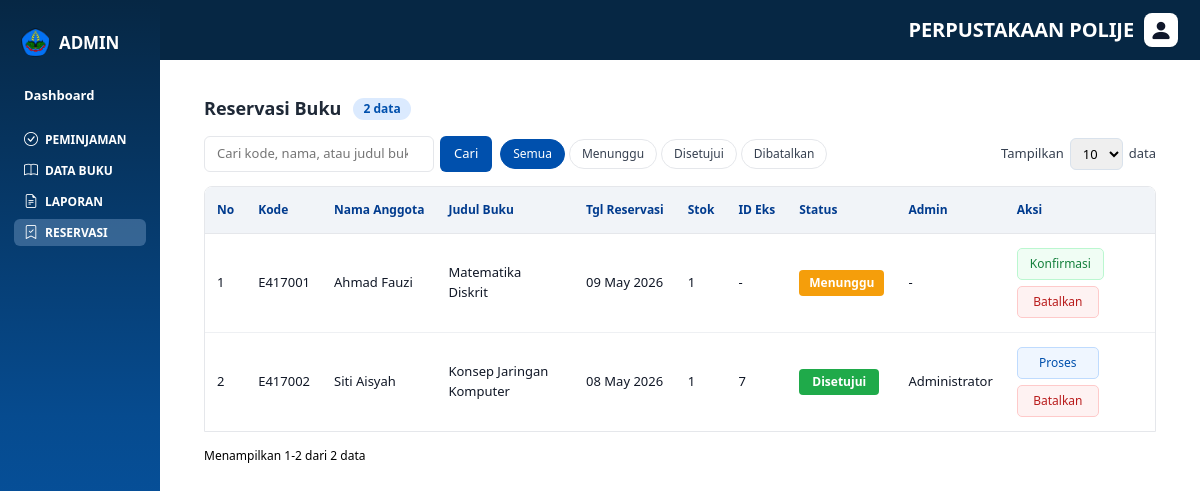
Page /admin/index.php?menu=reservasi on the committed database.
### tables this page shows
CREATE TABLE buku (
    id_buku INT AUTO_INCREMENT PRIMARY KEY,
    isbn VARCHAR(20) DEFAULT NULL UNIQUE,
    judul VARCHAR(255) NOT NULL,
    penulis VARCHAR(255) NOT NULL,
    penerbit VARCHAR(255) NOT NULL,
    tahun_terbit YEAR NOT NULL,
    copy INT NOT NULL DEFAULT 0,
    id_kategori INT NOT NULL,
    cover VARCHAR(255) DEFAULT NULL,
    stok_tersedia INT NOT NULL DEFAULT 0,
    status ENUM('aktif', 'nonaktif') NOT NULL DEFAULT 'aktif',
    created_at TIMESTAMP NULL DEFAULT CURRENT_TIMESTAMP,
    updated_at TIMESTAMP NULL DEFAULT CURRENT_TIMESTAMP ON UPDATE CURRENT_TIMESTAMP,
    FOREIGN KEY (id_kategori) REFERENCES kategori(id_kategori)
        ON UPDATE CASCADE
        ON DELETE RESTRICT
);

CREATE TABLE reservasi (
    id_reservasi INT AUTO_INCREMENT PRIMARY KEY,
    id_anggota INT NOT NULL,
    id_admin INT DEFAULT NULL,
    id_buku INT NOT NULL,
    id_eksemplar INT DEFAULT NULL,
    tanggal_reservasi DATE NOT NULL,
    status ENUM('menunggu', 'disetujui', 'dibatalkan', 'selesai') NOT NULL DEFAULT 'menunggu',
    created_at TIMESTAMP NULL DEFAULT CURRENT_TIMESTAMP,
    updated_at TIMESTAMP NULL DEFAULT CURRENT_TIMESTAMP ON UPDATE CURRENT_TIMESTAMP,
    FOREIGN KEY (id_anggota) REFERENCES anggota(id_anggota)
        ON UPDATE CASCADE
        ON DELETE RESTRICT,
    FOREIGN KEY (id_admin) REFERENCES admin(id_admin)
        ON UPDATE CASCADE
        ON DELETE SET NULL,
    FOREIGN KEY (id_buku) REFERENCES buku(id_buku)
        ON UPDATE CASCADE
        ON DELETE RESTRICT,
    FOREIGN KEY (id_eksemplar) REFERENCES eksemplar(id_eksemplar)
        ON UPDATE CASCADE
        ON DELETE RESTRICT
);

CREATE TABLE anggota (
    id_anggota INT AUTO_INCREMENT PRIMARY KEY,
    nim VARCHAR(20) NOT NULL UNIQUE,
    nama VARCHAR(100) NOT NULL,
    jurusan VARCHAR(100) NOT NULL DEFAULT '-',
    total_denda INT NOT NULL DEFAULT 0,
    nama_anggota VARCHAR(100) DEFAULT NULL,
    email VARCHAR(100) NOT NULL UNIQUE,
    password VARCHAR(255) NOT NULL,
    no_telepon VARCHAR(20) DEFAULT NULL,
    alamat TEXT DEFAULT NULL,
    status ENUM('aktif', 'nonaktif') NOT NULL DEFAULT 'aktif',
    created_at TIMESTAMP NULL DEFAULT CURRENT_TIMESTAMP,
    updated_at TIMESTAMP NULL DEFAULT CURRENT_TIMESTAMP ON UPDATE CURRENT_TIMESTAMP
);

CREATE TABLE eksemplar (
    id_eksemplar INT AUTO_INCREMENT PRIMARY KEY,
    id_buku INT NOT NULL,
    status ENUM('tersedia', 'direservasi', 'dipinjam', 'rusak', 'hilang', 'nonaktif') NOT NULL DEFAULT 'tersedia',
    created_at TIMESTAMP NULL DEFAULT CURRENT_TIMESTAMP,
    updated_at TIMESTAMP NULL DEFAULT CURRENT_TIMESTAMP ON UPDATE CURRENT_TIMESTAMP,
    FOREIGN KEY (id_buku) REFERENCES buku(id_buku)
        ON UPDATE CASCADE
        ON DELETE CASCADE
);

### models/Reservasi.php (called while the page is built, shortened)
<?php
class Reservasi
{
    private mysqli $conn;
    public function __construct(mysqli $conn)
    {
        $this->conn = $conn;
    }
    private function fetchAllFromStmt(mysqli_stmt $stmt): array
    {
        $rows = [];
        $meta = $stmt->result_metadata();
        $row = [];
        $bind = [];
        while ($field = $meta->fetch_field()) {
            $row[$field->name] = null;
            $bind[] = &$row[$field->name];
        }
        call_user_func_array([$stmt, 'bind_result'], $bind);
        while ($stmt->fetch()) {
            $rows[] = array_map(fn($value) => $value, $row);
        }
        return $rows;
    }
    public function getAll(string $search = '', string $filterStatus = ''): array
    {
        $sql = 'SELECT
                    r.id_reservasi,
                    r.tanggal_reservasi,
                    r.status,
                   e.id_eksemplar,
                    a.id_anggota,
                    a.nim,
                    a.nama as nama_anggota,
                    b.id_buku,
                    b.judul AS judul_buku,
                    b.stok_tersedia,
                    e.status AS status_eksemplar,
                    adm.nama as nama_admin
                FROM reservasi r
                JOIN anggota a ON r.id_anggota = a.id_anggota
                JOIN buku    b ON r.id_buku    = b.id_buku
              LEFT JOIN eksemplar e ON r.id_eksemplar = e.id_eksemplar
              LEFT JOIN admin adm ON r.id_admin = adm.id_admin
              WHERE 1=1';
        $types  = '';
        $sql .= ' ORDER BY r.created_at DESC';
        $stmt = $this->conn->prepare($sql);
        $stmt->execute();
        $data = [];
        foreach ($this->fetchAllFromStmt($stmt) as $row) {
            $row['kode_anggota'] = $row['nim'];
            $data[] = $row;
        }
        return $data;
    }
    public static function perPageOptions(): array { return [5, 10, 15, 20]; }
    public static function paginationItems(int $currentPage, int $totalPages): array
    {
        $items = [];
        $last  = false;
        for ($i = 1; $i <= $totalPages; $i++) {
            if ($i === 1 || $i === $totalPages || abs($i - $currentPage) <= 1) {
                $items[] = $i;
                $last    = false;
            } elseif (!$last) {
                $items[] = '...';
                $last    = true;
            }
        }
        return $items;
    }
}

### controllers/ReservasiController.php (called while the page is built, shortened)
<?php
require_once __DIR__ . '/../config/database.php';
require_once __DIR__ . '/../models/Reservasi.php';
class ReservasiController
{
    private static function getConn(): mysqli
    {
        static $conn = null;
        if ($conn === null) {
            $db   = new Database();
            $conn = $db->getConnection();
        }
        return $conn;
    }
    private static function model(): Reservasi
    {
        static $model = null;
        if ($model === null) {
            $model = new Reservasi(self::getConn());
        }
        return $model;
    }
    public static function index(): array
    {
        $search       = trim($_GET['q'] ?? '');
        $filterStatus = trim($_GET['status'] ?? '');
        $perPage      = Reservasi::normalizePerPage($_GET['per_page'] ?? 10);
        $dataReservasi = self::model()->getAll($search, $filterStatus);
        $totalData   = count($dataReservasi);
        $totalPages  = max(1, (int) ceil($totalData / $perPage));
        $currentPage = min(max(1, (int) ($_GET['page'] ?? 1)), $totalPages);
        $offset      = ($currentPage - 1) * $perPage;
        $flashMessage = $_SESSION['reservasi_flash_message'] ?? '';
        $flashType = $_SESSION['reservasi_flash_type'] ?? '';
        return [
            'dataReservasi'   => $dataReservasi,
            'pageData'        => array_slice($dataReservasi, $offset, $perPage),
            'flashMessage'    => $flashMessage,
            'flashType'       => $flashType,
            'search'          => $search,
            'filterStatus'    => $filterStatus,
            'perPage'         => $perPage,
            'totalData'       => $totalData,
            'totalPages'      => $totalPages,
            'currentPage'     => $currentPage,
            'offset'          => $offset,
            'startDisplay'    => $totalData > 0 ? $offset + 1 : 0,
            'endDisplay'      => $totalData > 0 ? min($offset + $perPage, $totalData) : 0,
            'paginationItems' => Reservasi::paginationItems($currentPage, $totalPages),
        ];
    }
}

### admin/pages/reservasi.php (the view, shortened to what this page needs)
<?php
require_once __DIR__ . '/../../controllers/ReservasiController.php';
extract(ReservasiController::index(), EXTR_SKIP);
function eR($v): string { return htmlspecialchars((string)$v, ENT_QUOTES, 'UTF-8'); }
function fmtTgl($d): string {
    $ts = strtotime((string)$d);
    return $ts ? date('d M Y', $ts) : '-';
}
$statusLabel = [
    'menunggu'   => ['label' => 'Menunggu',   'class' => 'badge-pending'],
    'disetujui'  => ['label' => 'Disetujui',  'class' => 'badge-confirmed'],
    'dibatalkan' => ['label' => 'Dibatalkan', 'class' => 'badge-cancelled'],
    'selesai'    => ['label' => 'Selesai',    'class' => 'badge-confirmed'],
];
?>
<div class="reservasi-wrapper">
    <div class="reservasi-header">
        <div class="title-group">
            <h1>Reservasi Buku</h1>
            <span class="total-badge"><?= (int)$totalData; ?> data</span>
        </div>
    </div>
    <div class="toolbar">
        <div class="toolbar-left">
            <form method="get" class="search-form">
                <input
                    type="search"
                    name="q"
                    value="<?= eR($search); ?>"
                    placeholder="Cari kode, nama, atau judul buku..."
                    class="search-input"
                    autocomplete="off"
                >
                <button type="submit" class="btn-search">Cari</button>
            </form>
            <div class="filter-group">
                <?php
                $statusOptions = [
                    ''           => 'Semua',
                    'menunggu'   => 'Menunggu',
                    'disetujui'  => 'Disetujui',
                    'dibatalkan' => 'Dibatalkan',
                ];
                foreach ($statusOptions as $val => $lbl):
                    $active = ($filterStatus === $val) ? 'active' : '';
                ?>
                    <a href="?menu=reservasi&status=<?= eR($val); ?>&q=<?= eR($search); ?>&per_page=<?= (int)$perPage; ?>"
                       class="filter-chip <?= $active; ?>">
                        <?= eR($lbl); ?>
                    </a>
                <?php endforeach; ?>
            </div>
        </div>
        <div class="toolbar-right">
            <form method="get" class="per-page-form">
                <label for="per_page_reservasi">Tampilkan</label>
                <select name="per_page" id="per_page_reservasi" onchange="this.form.submit()">
                    <?php foreach (Reservasi::perPageOptions() as $opt): ?>
                        <option value="<?= (int)$opt; ?>" <?= $perPage === $opt ? 'selected' : ''; ?>>
                            <?= (int)$opt; ?>
                        </option>
                    <?php endforeach; ?>
                </select>
                <span>data</span>
            </form>
        </div>
    </div>
    <div class="table-wrapper">
        <table class="reservasi-table">
            <thead>
                <tr>
                    <th>No</th>
                    <th>Kode</th>
                    <th>Nama Anggota</th>
                    <th>Judul Buku</th>
                    <th>Tgl Reservasi</th>
                    <th>Stok</th>
                    <th>ID Eks</th>
                    <th>Status</th>
                    <th>Admin</th>
                    <th>Aksi</th>
                </tr>
            </thead>
            <tbody>
            <?php if (!empty($pageData)): ?>
                <?php foreach ($pageData as $i => $r): ?>
                    <?php
                    $st = $r['status'] ?? 'menunggu';
                    $badge = $statusLabel[$st] ?? ['label' => $st, 'class' => 'badge-pending'];
                    ?>
                    <tr>
                        <td><?= (int)($startDisplay + $i); ?></td>
                        <td><?= eR($r['kode_anggota'] ?? ''); ?></td>
                        <td><?= eR($r['nama_anggota'] ?? ''); ?></td>
                        <td><?= eR($r['judul_buku'] ?? ''); ?></td>
                        <td><?= fmtTgl($r['tanggal_reservasi'] ?? ''); ?></td>
                        <td><?= (int)($r['stok_tersedia'] ?? 0); ?></td>
                        <td><?= !empty($r['id_eksemplar']) ? (int)$r['id_eksemplar'] : '-'; ?></td>
                        <td>
                            <span class="status-badge <?= eR($badge['class']); ?>">
                                <?= eR($badge['label']); ?>
                            </span>
                        </td>
                        <td><?= eR($r['nama_admin'] ?? '-'); ?></td>
                        <td>
                            <div class="action-group">
                                <?php if ($st === 'menunggu'): ?>
                                    <button
                                        type="button"
                                        class="btn-konfirmasi js-konfirmasi-reservasi"
                                        data-id="<?= (int)$r['id_reservasi']; ?>"
                                        data-nama="<?= eR($r['nama_anggota'] ?? ''); ?>"
                                        data-buku="<?= eR($r['judul_buku'] ?? ''); ?>"
                                        data-page="<?= (int)$currentPage; ?>"
                                        data-per-page="<?= (int)$perPage; ?>"
                                        data-q="<?= eR($search); ?>"
                                        data-status="<?= eR($filterStatus); ?>"
                                    >
                                        Konfirmasi
                                    </button>
                                    <button
                                        type="button"
                                        class="btn-batal js-batalkan-reservasi"
                                        data-id="<?= (int)$r['id_reservasi']; ?>"
                                        data-nama="<?= eR($r['nama_anggota'] ?? ''); ?>"
                                        data-buku="<?= eR($r['judul_buku'] ?? ''); ?>"
                                        data-page="<?= (int)$currentPage; ?>"
                                        data-per-page="<?= (int)$perPage; ?>"
                                        data-q="<?= eR($search); ?>"
                                        data-status="<?= eR($filterStatus); ?>"
                                    >
                                        Batalkan
                                    </button>
                                <?php elseif ($st === 'disetujui'): ?>
                                    <button
                                        type="button"
                                        class="btn-proses js-proses-reservasi"
                                        data-id="<?= (int)$r['id_reservasi']; ?>"
                                        data-nama="<?= eR($r['nama_anggota'] ?? ''); ?>"
                                        data-buku="<?= eR($r['judul_buku'] ?? ''); ?>"
                                        data-page="<?= (int)$currentPage; ?>"
                                        data-per-page="<?= (int)$perPage; ?>"
                                        data-q="<?= eR($search); ?>"
                                        data-status="<?= eR($filterStatus); ?>"
                                    >
                                        Proses
                                    </button>
                                    <button
                                        type="button"
                                        class="btn-batal js-batalkan-reservasi"
                                        data-id="<?= (int)$r['id_reservasi']; ?>"
                                        data-nama="<?= eR($r['nama_anggota'] ?? ''); ?>"
                                        data-buku="<?= eR($r['judul_buku'] ?? ''); ?>"
                                        data-page="<?= (int)$currentPage; ?>"
                                        data-per-page="<?= (int)$perPage; ?>"
                                        data-q="<?= eR($search); ?>"
                                        data-status="<?= eR($filterStatus); ?>"
                                    >
                                        Batalkan
                                    </button>
                                <?php else: ?>
                                    <span class="empty-action">-</span>
                                <?php endif; ?>
                            </div>
                        </td>
                    </tr>
                <?php endforeach; ?>
            <?php endif; ?>
            </tbody>
        </table>
    </div>
    <div class="table-footer">
        <span class="table-info">
            <?php if ($totalData > 0): ?>
                Menampilkan <?= (int)$startDisplay; ?>-<?= (int)$endDisplay; ?> dari <?= (int)$totalData; ?> data
            <?php else: ?>
                Tidak ada data
            <?php endif; ?>
        </span>
    </div>
</div>
<?php include __DIR__ . '/../popup/reservasi.php'; ?>

### rows in the picture
reservasi: id_anggota.nim "E417001", id_anggota.nama "Ahmad Fauzi", id_buku.judul "Matematika Diskrit", tanggal_reservasi "09 May 2026", id_buku.stok_tersedia "1", status "Menunggu", nama_admin "-"
buku: $startDisplay + $i "1", stok_tersedia "1"
reservasi: $startDisplay + $i "2", id_anggota.nim "E417002", id_anggota.nama "Siti Aisyah", id_buku.judul "Konsep Jaringan Komputer", tanggal_reservasi "08 May 2026", id_buku.stok_tersedia "1", id_eksemplar.id_eksemplar "7", status "Disetujui", id_admin.nama "Administrator"

### other values in the picture
$totalData "2"
eR($lbl) "Semua"
eR($lbl) "Menunggu"
eR($lbl) "Disetujui"
eR($lbl) "Dibatalkan"
$endDisplay "2"
form field per_page "10"
